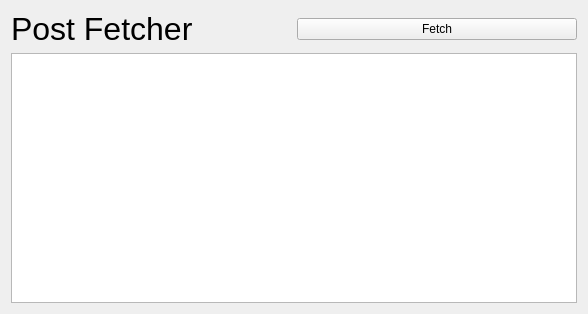
<?xml version="1.0" encoding="UTF-8"?>
<ui version="4.0">
 <class>Widget</class>
 <widget class="QWidget" name="Widget">
  <property name="geometry">
   <rect>
    <x>0</x>
    <y>0</y>
    <width>588</width>
    <height>314</height>
   </rect>
  </property>
  <property name="windowTitle">
   <string>Widget</string>
  </property>
  <layout class="QVBoxLayout" name="verticalLayout">
   <item>
    <layout class="QHBoxLayout" name="horizontalLayout">
     <item>
      <widget class="QLabel" name="label">
       <property name="font">
        <font>
         <pointsize>24</pointsize>
        </font>
       </property>
       <property name="text">
        <string>Post Fetcher</string>
       </property>
      </widget>
     </item>
     <item>
      <widget class="QPushButton" name="fetchBtn">
       <property name="text">
        <string>Fetch</string>
       </property>
      </widget>
     </item>
    </layout>
   </item>
   <item>
    <widget class="QListWidget" name="listWidget"/>
   </item>
  </layout>
 </widget>
 <resources/>
 <connections/>
</ui>
